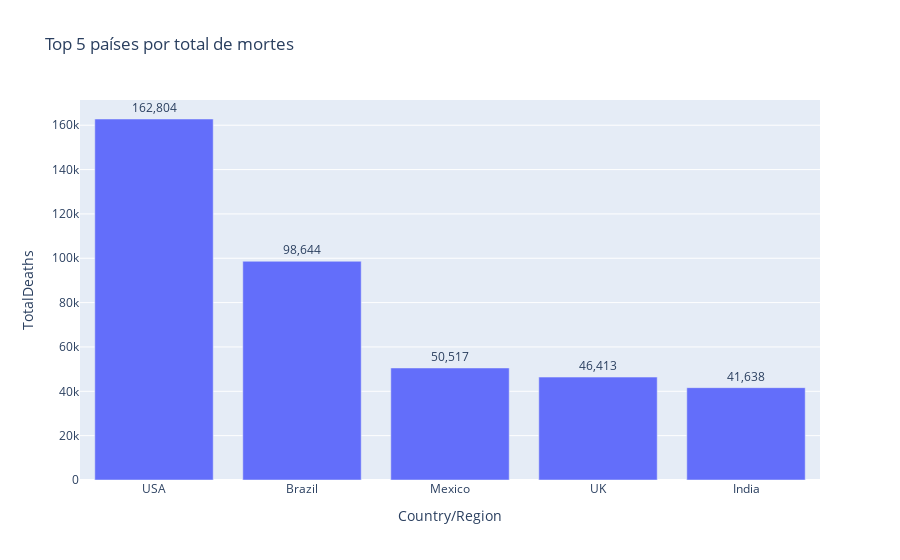

Write notebook code for a chart like this one.
### Code cell
#Top 5 países por total de mortes
if "TotalDeaths" in df_world.columns and "Country/Region" in df_world.columns:
    top5_deaths = df_world.sort_values("TotalDeaths", ascending=False).head(5)
    
    fig = px.bar(top5_deaths, 
                 x="Country/Region", 
                 y="TotalDeaths", 
                 title="Top 5 países por total de mortes",
                 text="TotalDeaths")
    fig.update_traces(texttemplate='%{text:,}', textposition='outside')
    fig.show()
else:
    print("Colunas não encontradas para se ter a plotagem deste grafico.")

### Figure 1 — Plotly figure (JSON) as saved in the notebook; plotly's stock layout.template omitted (floating-point values rounded to 4 significant figures)
{"data": [{"hovertemplate": "Country/Region=%{x}<br>TotalDeaths=%{text}<extra></extra>", "legendgroup": "", "marker": {"color": "#636efa", "pattern": {"shape": ""}}, "name": "", "orientation": "v", "showlegend": false, "text": [162800.0, 98640.0, 50520.0, 46410.0, 41640.0], "textposition": "outside", "texttemplate": "%{text:,}", "type": "bar", "x": ["USA", "Brazil", "Mexico", "UK", "India"], "xaxis": "x", "y": [162800.0, 98640.0, 50520.0, 46410.0, 41640.0], "yaxis": "y"}], "layout": {"barmode": "relative", "legend": {"tracegroupgap": 0}, "title": {"text": "Top 5 países por total de mortes"}, "xaxis": {"anchor": "y", "domain": [0, 1], "title": {"text": "Country/Region"}}, "yaxis": {"anchor": "x", "domain": [0, 1], "title": {"text": "TotalDeaths"}}}}
